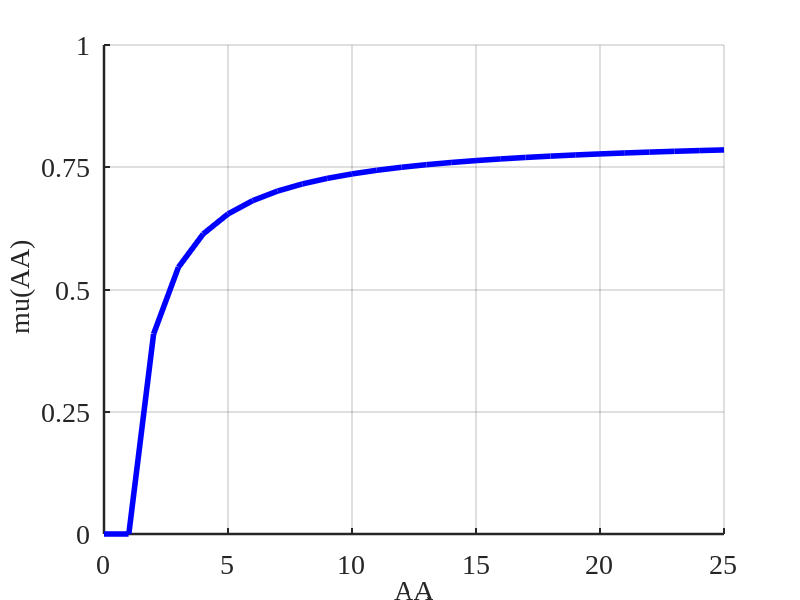
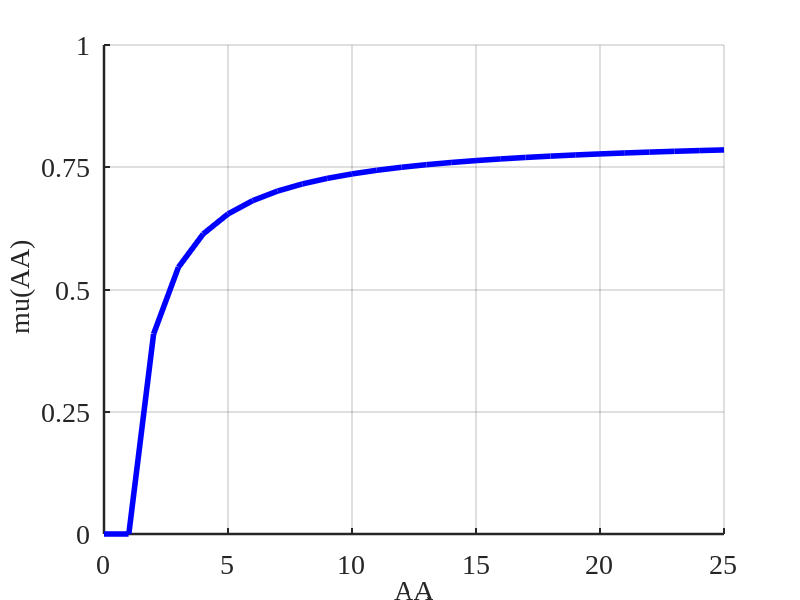
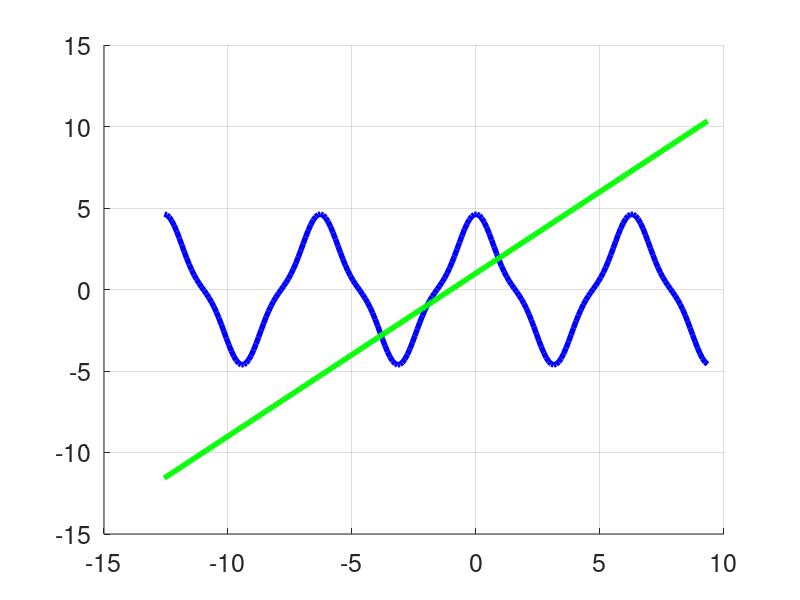

The MATLAB script that drew these images, in order:
% Пример Лабораторная работа
clc;
close all;
clear all;
Aish=[3 4 3 8 9;5 2 1 4 3;4 9 4 6 7;3 4 11 5 4;8 9 8 7 1];
Bish=[61;43;79;87;58];
disp('Введите номер варианта [1 . . . 30]');
n=input('n=');
if n<=0;
  n=1;
elseif n>30;
  n=30;
end
disp('Исходные данные варианта');disp(n);
A=Aish +(2*n-1)
B=Bish +(9*n-4)
% Векторные и матричные вычисления
disp('Транспонированные матрицы A и В');
Bt=B'
At=A'
disp('Обратная матрица A с проверкой');
Aobr=inv(A)
provA=A*Aobr
disp('Проверка матрицы A на ортогональность');
Eort=At-Aobr
disp('Матрица нормированных коэфф. С=Норм(Bt)');
C=(Bt-min(Bt))/(max(Bt)-min(Bt))
disp('Результат умнож. матриц Fcb=С*B');
Fcb=C*B
disp('Результат умнож. матриц Fbc=B*C');
Fbc=B*C
disp('Определитель матрицы Fbc');
OFbc=det(Fbc)
disp('Находим минор М[1,2] матрицы Fbc');
MFbc12=[Fbc(2:5,1),Fbc(2:5,3:5)]
M12_Fbc=det(MFbc12)
disp('Решаем СЛАУ Ax=B методом Гаусса');
AGs=rref([A B])
r=size(AGs)
disp('Вектор значений переменных [X] СЛАУ Ax=b');
XGs=AGs(:,r(2))
disp('Проверяем решение СЛАУ Ax-B=0');
EpsGs=A*XGs-B
disp('Решаем СЛАУ Ax=B методом обратной матрицы');
Xom=inv(A)*B
disp('Проверяем решение СЛАУ Ax-B=0');
Epsom=A*Xom-B
% Запись результатов в файл
f_stud_N19=fopen('Lab_rabota_1_stud_N19.txt','wt');
fprintf(f_stud_N19,"Исходные данные варианта \t%u\n\n",n);
fprintf(f_stud_N19,'Матрица А \n');
dlmwrite(f_stud_N19,A,'\t'); fprintf(f_stud_N19,'\n');
fprintf(f_stud_N19,'Матрица B \n');
dlmwrite(f_stud_N19,B,'\t'); fprintf(f_stud_N19,'\n');
fprintf(f_stud_N19,'Транспонированная матрица A \n');
dlmwrite(f_stud_N19,At,'\t'); fprintf(f_stud_N19,'\n');
fprintf(f_stud_N19,'Транспонированная матрица B \n');
dlmwrite(f_stud_N19,Bt,'\t'); fprintf(f_stud_N19,'\n');
fprintf(f_stud_N19,'Обратная матрица A \n');
dlmwrite(f_stud_N19,Aobr,'\t',"precision","%3.5e"); fprintf(f_stud_N19,'\n');
fprintf(f_stud_N19,'Проверка обратной матрицы A \n');
dlmwrite(f_stud_N19,provA,'\t',"precision","%3.3e"); fprintf(f_stud_N19,'\n');
fprintf(f_stud_N19,'Проверка матрицы A на ортогональность =[0] \n');
dlmwrite(f_stud_N19,Eort,'\t\t',"precision","%3.3f"); fprintf(f_stud_N19,'\n');
fprintf(f_stud_N19,'Матрица нормированных коэфф. С=Норм(Bt) \n');
dlmwrite(f_stud_N19,C,'\t',"precision","%3.3g"); fprintf(f_stud_N19,'\n');
fprintf(f_stud_N19,"Результат умнож. матриц Fcb=С*B= \t%f\n\n",Fcb);
fprintf(f_stud_N19,'Продолжаем вывод результатов модифицируя пример . . . \n');
fclose(f_stud_N19);
% Построение графика
% Задаем область значений аргумента
AAx=[1 2 3 4 5 6 7 8 9 10 11 12 13 14 15 16 17 18 19 20 21 22 23 24 25];
% Вычисляем значение функции
muAAx = (AAx - 1) ./ (AAx * (n+39) / (n+31));
AAx1=[0 0.99]; % Добавляем недостающее нач. знач. арг.
muAAx1=[0 0]; % Добавляем недостающее нач. знач. функ.
% рисуем и сохраняем в файл pdf
hf = figure ();
hold on;
plot(AAx,muAAx,'b','linewidth',4,AAx1,muAAx1,'b','linewidth',4);
set(gcf,'position',[100 100 600 300]); % Положение нижн. лев. угла и разм окна в пикселях
set(gca,'fontname','Liberation Serif'); % Тип шрифта знач. графика
set(gca,'fontsize',20); % Размер шрифта знач. графика
set(gca,'xtick',[0 5 10 15 20 25],'xlim',[0 25],'linewidth',1.8); % позиции сетки на X
set(gca,'ytick',[0 0.25 0.5 0.75 1],'ylim',[0 1]); % позиции сетки на Y
% вкл. сетку и подписываем оси
grid on;  xlabel("AA",'fontsize',20); ylabel(" \mu(AA)",'fontsize',20);
% Записываем график в файл
print (hf, "Graf_LabRab_1.pdf", "-dpdf","-S600,300"); % сохр. в PDF
print (hf, "fig_LabRab_1.jpg", "-djpg","-S550,304"); % сохр. в jpg
% Нахождение значения целевой функции графическим способом
k=round(((32-n)/(41-n))*n)
w=round((n-k+6)/(n+1))
t=-4*pi:0.1:3*pi;
V1=k*cos(w*t)+(n/(n+3))*cos(3*w*t);
V2=k/2+w*t-1;
hf = figure ();
hold on;
plot(t,V1,'b','linewidth',4,t,V2,'g','linewidth',4);
set(gcf,'position',[200 200 600 300]);
set(gca,'fontsize',18);
grid on;
print (hf, "Resh_LabRab_1.pdf", "-dpdf","-S600,300"); % сохр. в PDF
% Дописываем в файл значения k и w
f_stud_N19=fopen('Lab_rabota_1_stud_N19.txt','at');
fprintf(f_stud_N19,'\n');
fprintf(f_stud_N19,"k= \t%f\n\n",k);
fprintf(f_stud_N19,"w= \t%f\n\n",w);
fclose(f_stud_N19);
